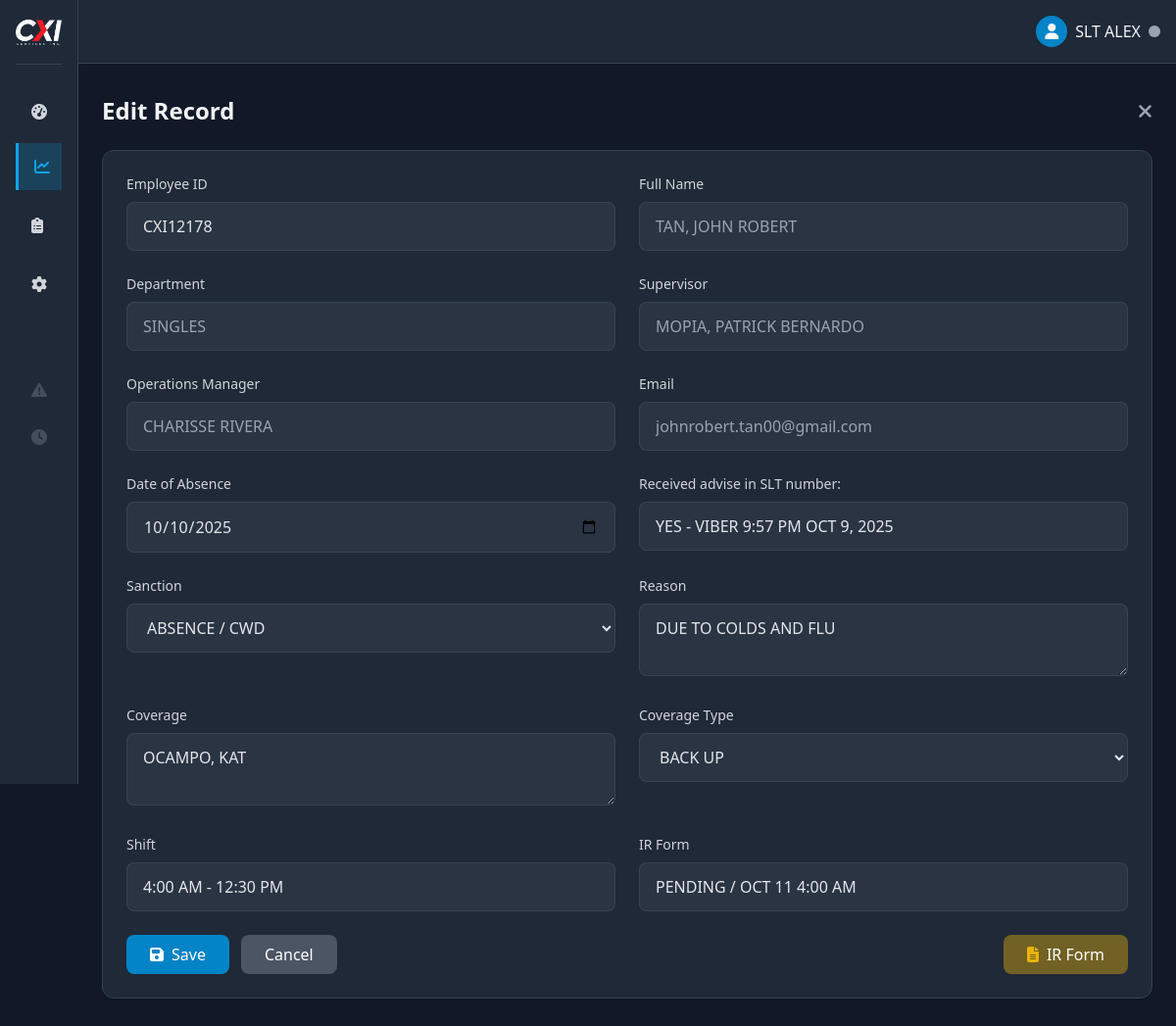
Screenshot of /admin/attendance_form.php?id=1230&type=absenteeism (signed in) with the database file from the repository.
### tables this page shows
CREATE TABLE `absenteeism` (
  `id` int(11) NOT NULL,
  `month` varchar(20) NOT NULL,
  `employee_id` varchar(50) NOT NULL,
  `full_name` varchar(100) NOT NULL,
  `department` varchar(100) NOT NULL,
  `supervisor` varchar(100) NOT NULL,
  `operation_manager` varchar(100) NOT NULL,
  `email` varchar(100) DEFAULT NULL,
  `date_of_absent` date NOT NULL,
  `follow_call_in_procedure` varchar(100) NOT NULL,
  `sanction` enum('ABSENCE','ABSENCE / CWD','ABSENCE / NCNS','ABSENCE / NCNS (LATE ADVISE)','ABSENCE / NCNS / CWD','ABSENCE / NCNS / CWD (LATE ADVISE)','PVL') DEFAULT NULL,
  `reason` text NOT NULL,
  `coverage` varchar(250) DEFAULT NULL,
  `coverage_type` enum('-','NO NEED','TRAINEE','BACK UP','PENDING','DSOT','RDOT','AGENT MODE') NOT NULL,
  `shift` varchar(50) NOT NULL,
  `ir_form` varchar(100) DEFAULT NULL,
  `timestamp` varchar(20) DEFAULT NULL,
  `sub_name` varchar(50) NOT NULL,
  `created_at` datetime DEFAULT current_timestamp(),
  `email_sent` tinyint(1) DEFAULT 0,
  `email_sent_at` varchar(20) DEFAULT NULL
);

### admin/attendance_form.php (the view, shortened to what this page needs)
<?php
require_once '../includes/functions.php';
$action = isset($_GET['action']) ? $_GET['action'] : '';
$id = isset($_GET['id']) ? (int)$_GET['id'] : 0;
$type = isset($_GET['type']) ? $_GET['type'] : (isset($_POST['type']) ? $_POST['type'] : 'absenteeism');
$record = null;
if ($id > 0) {
    try {
        $table = ($type === 'tardiness') ? 'tardiness' : 'absenteeism';
        $stmt = $pdo->prepare("SELECT * FROM $table WHERE id = ?");
        $stmt->execute([$id]);
        $record = $stmt->fetch();
    } catch (PDOException $e) {
        $_SESSION['error'] = "Error fetching record: " . $e->getMessage();
        redirect('attendance.php?tab=' . $type);
    }
} elseif ($action !== 'create') {
    redirect('attendance.php?tab=' . $type);
}
require_once '../components/layout.php';
?>
<div class="pt-2 min-h-screen">
    <main class="p-6">
        <div class="flex justify-between items-center mb-6">
            <h1 class="text-2xl font-bold"><?= $id ? 'Edit Record' : 'Add New Record' ?></h1>
            <a href="attendance.php?tab=<?= $type ?>" class="text-gray-400 hover:text-white">
                <i class="fas fa-times fa-lg"></i>
            </a>
        </div>
        <div class="bg-gray-800 rounded-xl border border-gray-700 p-6 shadow">
            <form method="POST">
                <div class="grid grid-cols-1 md:grid-cols-2 gap-6">
                    <div>
                        <label for="employee_id" class="block text-sm font-medium text-gray-300 mb-2">Employee ID</label>
                        <input type="text" id="employee_id" name="employee_id" style="text-transform: uppercase;"
                            class="w-full px-4 py-3 bg-gray-700/50 border border-gray-600/50 rounded-lg text-gray-200"
                            value="<?= $record ? htmlspecialchars($record['employee_id']) : '' ?>" required
                            onchange="fetchEmployeeDetails(this.value)"
                            autocomplete="off">
                    </div>
                    <div>
                        <label for="full_name" class="block text-sm font-medium text-gray-300 mb-2">Full Name</label>
                        <input type="text" id="full_name" name="full_name" style="text-transform: uppercase;" readonly
                               class="w-full px-4 py-3 bg-gray-700/50 border border-gray-600/50 rounded-lg text-gray-400"
                               value="<?= $record ? htmlspecialchars($record['full_name']) : '' ?>">
                    </div>
                    <div>
                        <label for="department" class="block text-sm font-medium text-gray-300 mb-2">Department</label>
                        <input type="text" id="department" name="department" style="text-transform: uppercase;" readonly
                               class="w-full px-4 py-3 bg-gray-700/50 border border-gray-600/50 rounded-lg text-gray-400"
                               value="<?= $record ? htmlspecialchars($record['department']) : '' ?>">
                    </div>
                    <div>
                        <label for="supervisor" class="block text-sm font-medium text-gray-300 mb-2">Supervisor</label>
                        <input type="text" id="supervisor" name="supervisor" style="text-transform: uppercase;" readonly
                               class="w-full px-4 py-3 bg-gray-700/50 border border-gray-600/50 rounded-lg text-gray-400"
                               value="<?= $record ? htmlspecialchars($record['supervisor']) : '' ?>">
                    </div>
                    <div>
                        <label for="operation_manager" class="block text-sm font-medium text-gray-300 mb-2">Operations Manager</label>
                        <input type="text" id="operation_manager" name="operation_manager" style="text-transform: uppercase;" readonly
                               class="w-full px-4 py-3 bg-gray-700/50 border border-gray-600/50 rounded-lg text-gray-400"
                               value="<?= $record ? htmlspecialchars($record['operation_manager']) : '' ?>">
                    </div>
                    <div>
                        <label for="email" class="block text-sm font-medium text-gray-300 mb-2">Email</label>
                        <input type="text" id="email" name="email"
                               class="w-full px-4 py-3 bg-gray-700/50 border border-gray-600/50 rounded-lg text-gray-400"
                               value="<?= $record ? htmlspecialchars($record['email']) : '' ?>">
                    </div>
                    <?php if ($type === 'absenteeism'): ?>
                        <div>
                            <label for="date_of_absent" class="block text-sm font-medium text-gray-300 mb-2">Date of Absence</label>
                            <input type="date" id="date_of_absent" name="date_of_absent" style="text-transform: uppercase;"
                                   class="w-full px-4 py-3 bg-gray-700/50 border border-gray-600/50 rounded-lg text-gray-200"
                                   value="<?= $record ? htmlspecialchars($record['date_of_absent']) : '' ?>" required>
                        </div>
                        <div>
                            <label for="follow_call_in_procedure" class="block text-sm font-medium text-gray-300 mb-2">Received advise in SLT number:</label>
                            <input type="text" id="follow_call_in_procedure" name="follow_call_in_procedure" style="text-transform: uppercase;"
                                   class="w-full px-4 py-3 bg-gray-700/50 border border-gray-600/50 rounded-lg text-gray-200"
                                   value="<?= $record ? htmlspecialchars($record['follow_call_in_procedure']) : '' ?>">
                        </div>
                        <div>
                            <label for="sanction" class="block text-sm font-medium text-gray-300 mb-2">Sanction</label>
                            <select id="sanction" name="sanction" style="text-transform: uppercase;"
                                    class="w-full px-4 py-3 bg-gray-700/50 border border-gray-600/50 rounded-lg text-gray-200" required>
                                <option value="ABSENCE / CWD" <?= $record && $record['sanction'] === 'ABSENCE / CWD' ? 'selected' : '' ?>>ABSENCE / CWD</option>
                            </select>
                        </div>
                        <div>
                            <label for="reason" class="block text-sm font-medium text-gray-300 mb-2">Reason</label>
                            <textarea id="reason" name="reason" style="text-transform: uppercase;"
                                      class="w-full px-4 py-3 bg-gray-700/50 border border-gray-600/50 rounded-lg text-gray-200"
                                      required><?= $record ? $record['reason'] : '' ?></textarea>
                        </div>
                        <div>
                            <label for="coverage" class="block text-sm font-medium text-gray-300 mb-2">Coverage</label>
                            <textarea id="coverage" name="coverage" style="text-transform: uppercase;"
                                      class="w-full px-4 py-3 bg-gray-700/50 border border-gray-600/50 rounded-lg text-gray-200"
                                      required><?= $record ? $record['coverage'] : '' ?></textarea>
                        </div>
                        <div>
                            <label for="coverage_type" class="block text-sm font-medium text-gray-300 mb-2">Coverage Type</label>
                            <select id="coverage_type" name="coverage_type"
                                    class="w-full px-4 py-3 bg-gray-700/50 border border-gray-600/50 rounded-lg text-gray-200" required>
                                <option value="BACK UP" <?= $record && $record['coverage_type'] === 'BACK UP' ? 'selected' : '' ?>>BACK UP</option>
                            </select>
                        </div>
                        <div>
                            <label for="shift" class="block text-sm font-medium text-gray-300 mb-2">Shift</label>
                            <input type="text" id="shift" name="shift" style="text-transform: uppercase;"
                                   class="w-full px-4 py-3 bg-gray-700/50 border border-gray-600/50 rounded-lg text-gray-200"
                                   value="<?= $record ? htmlspecialchars($record['shift']) : '' ?>" required>
                        </div>
                        <div>
                            <label for="ir_form" class="block text-sm font-medium text-gray-300 mb-2">IR Form</label>
                            <input type="text" id="ir_form" name="ir_form" style="text-transform: uppercase;"
                                   class="w-full px-4 py-3 bg-gray-700/50 border border-gray-600/50 rounded-lg text-gray-200"
                                   value="<?= $record ? htmlspecialchars($record['ir_form']) : '' ?>">
                        </div>
                    <?php endif; ?>
                </div>
                <div class="flex justify-between items-center pt-6">
                    <div class="flex space-x-3">
                        <button type="submit" class="bg-primary-600 hover:bg-primary-700 text-white px-6 py-2 rounded-lg flex items-center">
                            <i class="fas fa-save mr-2"></i> Save
                        </button>
                        <a href="attendance.php?tab=<?= $type ?>" class="bg-gray-600 hover:bg-gray-700 text-white px-6 py-2 rounded-lg flex items-center">
                            Cancel
                        </a>
                    </div>
                    <a href="https://docs.google.com/forms/d/e/1FAIpQLScpWhJ-nnGQnLoOMFUx6oW9hQn2y6F335SHQYTbyr--x0ZZtw/viewform?pli=1&pli=1"
                    target="_blank"
                    rel="noopener noreferrer"
                    class="bg-yellow-500/40 hover:bg-yellow-500/30 text-white px-6 py-2 rounded-lg flex items-center">
                        <i class="fas fa-file-alt text-yellow-500 mr-2"></i>
                        IR Form
                    </a>
                </div>
            </form>
        </div>
    </main>
</div>

### rows the page displays
absenteeism: employee_id "CXI12178", full_name "TAN, JOHN ROBERT", department "SINGLES", supervisor "MOPIA, PATRICK BERNARDO", operation_manager "CHARISSE RIVERA", email "johnrobert.tan00@gmail.com", date_of_absent "10/10/2025", follow_call_in_procedure "YES - VIBER 9:57 PM OCT 9, 2025", sanction "ABSENCE / CWD", reason "DUE TO COLDS AND FLU", coverage "OCAMPO, KAT", coverage_type "BACK UP", shift "4:00 AM - 12:30 PM", ir_form "PENDING / OCT 11 4:00 AM"

### other values shown
$_SESSION['nickname'] "SLT ALEX"
